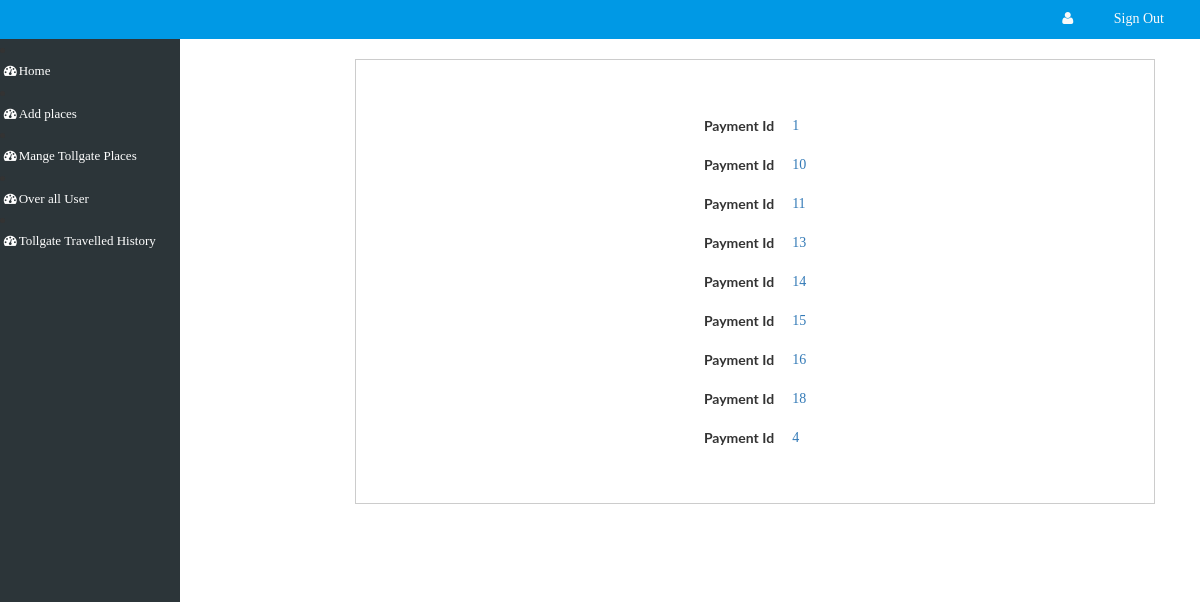
The page /admin/payment-status.php (signed in) on the database its author committed.
### tables this page shows
CREATE TABLE `travel_distances` (
  `id` int(200) NOT NULL,
  `tolgate_name` varchar(500) NOT NULL,
  `tolgate_id` varchar(500) NOT NULL,
  `payment_id` varchar(500) NOT NULL
);

### admin/payment-status.php (the view, shortened to what this page needs)
<?php
if($_SESSION)
{
include('database.php');
?>
<!DOCTYPE html>
<html lang="en">
<head>
<body style="background-color:white">
<link rel="stylesheet" href="css/bootstrap.min.css">
<link rel="stylesheet" href="css/bootstrap-select.css">
<link href="css/style.css" rel="stylesheet" type="text/css" media="all" />
<link rel="stylesheet" type="text/css" href="css/jquery-ui1.css">
<link rel="stylesheet" href="css/font-awesome.min.css" />
<link rel="stylesheet" href="css/menu_sideslide.css" type="text/css" media="all">
<link href="css/jquery.uls.css" rel="stylesheet"/>
<link href="css/jquery.uls.grid.css" rel="stylesheet"/>
<link href="css/jquery.uls.lcd.css" rel="stylesheet"/>
</head>
<body>
	<?php
	include 'header.php';
	?>
<?php
				include 'side-menu.php';
				?>
	<div class="total-ads main-grid-border">
		<div class="container">
			<div class="ads-grid">
				<div class="agileinfo-ads-display col-md-9">
					<div class="wrapper">
					<div class="bs-example bs-example-tabs" role="tabpanel" data-example-id="togglable-tabs">
					  <div id="myTabContent" class="tab-content">
						<div role="tabpanel" class="tab-pane fade in active" id="home" aria-labelledby="home-tab">
						   <div>
							<div id="container">
								<center>
									<?php
									$tolgate_list_query="SELECT * FROM `travel_distances` GROUP BY `payment_id`";
									$tolgate_list_res=mysqli_query($con,$tolgate_list_query);
									?>
									<table>
									<?php
									while ($tolgate_list_row=mysqli_fetch_assoc($tolgate_list_res)) {
									?>
									<tr>
										<th>
											Payment Id
										</th>
										<td>
											<a href="view-tolgate-page.php?id=<?php echo $tolgate_list_row['payment_id']; ?>"><?php echo $tolgate_list_row['payment_id']; ?></a>
											</td>
										</tr>
									<?php
									}
									 ?>
									 </table>
								</center>
						</div>
							</div>
						</div>
					  </div>
					</div>
				</div>
				</div>
				<div class="clearfix"></div>
			</div>
		</div>
	</div>
</body>
</html>
<?php
}
else
{
	echo "<script>alert('sorry you are not login please login');</script>";
	echo "<script>window.location='index.php';</script>";
}
?>

### admin/side-menu.php (style rules this page uses)
body { font-family: "Lato", sans-serif; }

### admin/payment-status.php (style rules this page uses)
td, th { padding: 9px; }

### rows shown on the page
travel_distances: payment "1"
travel_distances: payment "10"
travel_distances: payment "11"
travel_distances: payment "13"
travel_distances: payment "14"
travel_distances: payment "15"
travel_distances: payment "16"
travel_distances: payment "18"
travel_distances: payment "4"
